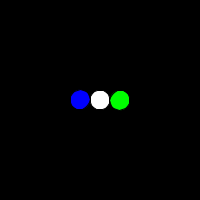
Frame 1 (no input)
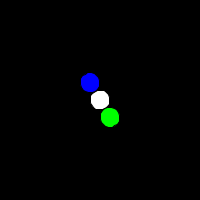
Frame 60 (the mouse pressed at the canvas centre just before this capture)
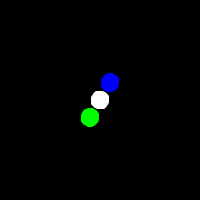
Frame 120 (the mouse held since frame 60 and released just before this capture)

The Processing sketch that drew these frames (run headless with seeded random() and noise(); from frame 60 on, the mouse is pressed at the canvas centre):

// Processing sketch: sketch_171120g
// ── sketch_171120g.pde
Worm worm;
void setup() {
  size(200, 200);
  smooth();
}

void draw() {
  background(0);

  // move the center of rotation 
  // to the center of the sketch
  translate(width/2, height/2);

  // rotate around the center of the sketch
  rotate(radians(frameCount));

  // draw a red dot at 
  // the center of the sketch
  fill(255, 0, 0);
  worm=new Worm(new PVector(0,0),10);
  worm.Draw();

}
// ── Circle.pde
class Circle
{
  float radius;
  PVector position;
  int detailness=20;
  
  Circle(PVector position, float radius)
  {
    this.position = position;
    this.radius = radius;
  }
  void setPosition(PVector position){
    this.position = position;
  }
  void Draw()
  {
    pushMatrix();
      translate(position.x, position.y);
    
      beginShape();
        float angleDiff = 2 * PI / detailness;
        
        for (int i = 0; i <= detailness; ++i)
        {
          float x = sin(angleDiff * i) * radius;
          float y = cos(angleDiff * i) * radius;
          vertex(x,y);
        } 
      endShape();
    
    popMatrix();
  }
  
  Boolean Contains(float x, float y)
  {
    return pow(position.x - x, 2) + pow(position.y - y, 2) < radius * radius;
  }
  
};
// ── Worm.pde
class Worm
{
  Circle one;
  Circle two;
  Circle three;

  
  Worm(PVector position, float radius)
  {
    this.two = new Circle(position,radius);
    this.one = new Circle(new PVector(position.x+2*radius,position.y),radius);
    this.three = new Circle(new PVector(position.x-2*radius,position.y),radius);

  }

  void Draw()
  {
    fill(255);
    two.Draw();
    fill(0,255,0);
    one.Draw();
    fill(0,0,255);
    three.Draw();
  }

};
